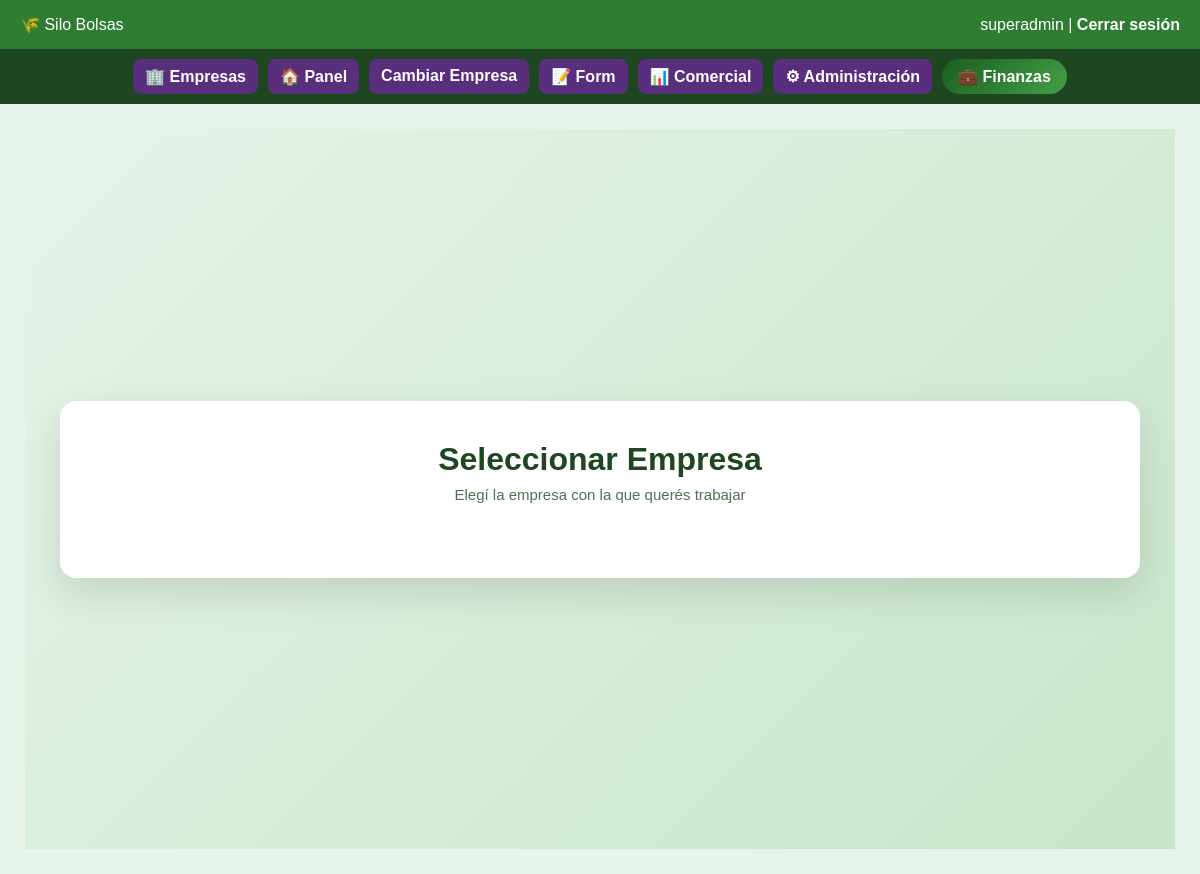
The app's page /panel (signed in), older data.
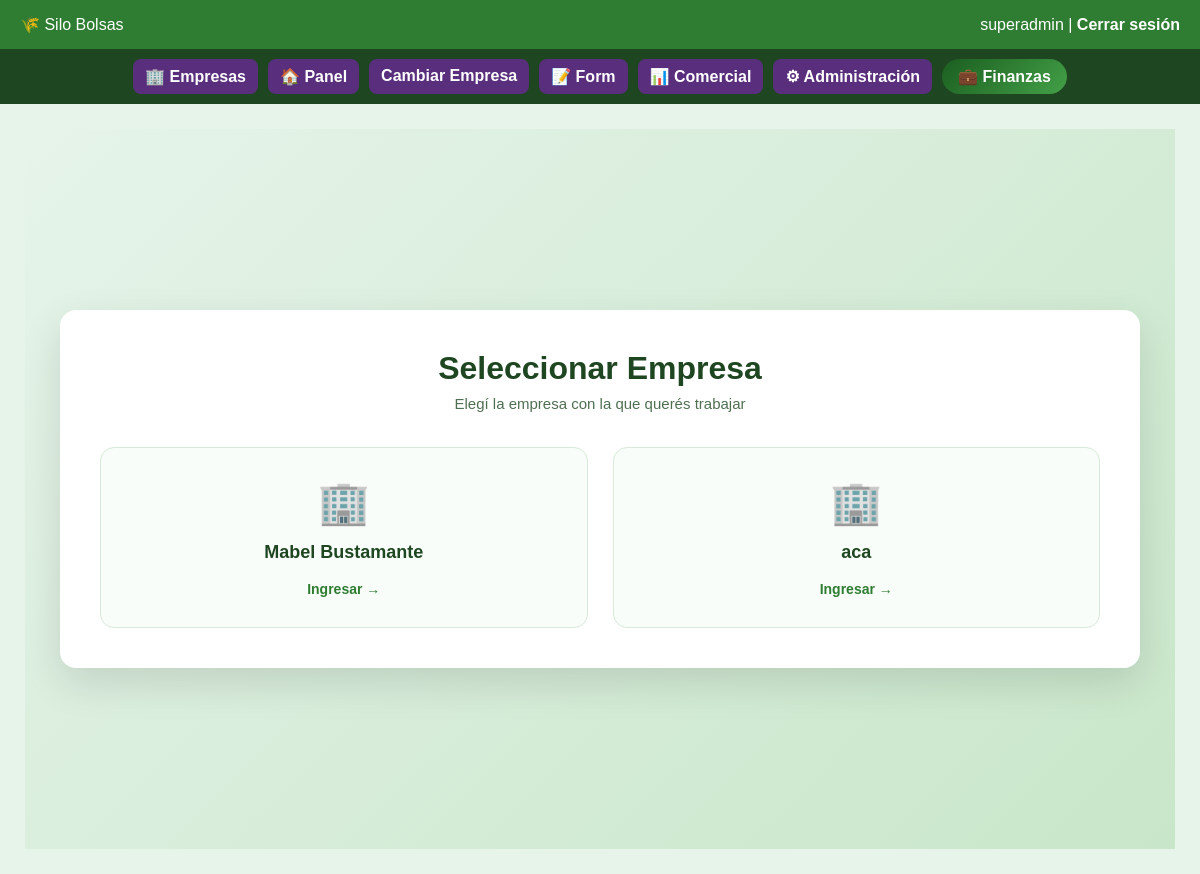
The same page, newer data.
### tables this page shows
CREATE TABLE empresas (
            id INTEGER PRIMARY KEY AUTOINCREMENT,
            nombre TEXT UNIQUE NOT NULL,
            fecha_alta TEXT NOT NULL,
            tipo_contrato TEXT,
            fecha_vencimiento TEXT,
            activa INTEGER DEFAULT 1,
            criterio_futuro TEXT
        );

### panel/routes.py (the view, shortened to what this page needs)
@panel_bp.route("/")
@panel_bp.route("/panel")
@login_required
def panel():
    if not tiene_permiso("panel"):
        return acceso_denegado("panel")
    conn = get_db()
    if current_user.es_superadmin:
        if "empresa_contexto" not in session:
            empresas = conn.execute("""
                SELECT id, nombre
                FROM empresas
                WHERE activa = 1
                ORDER BY nombre
            """).fetchall()
            conn.close()
            return render_template(
                "seleccionar_empresa.html",
                empresas=empresas
            )
        empresa_id = session["empresa_contexto"]
    else:
        empresa_id = current_user.empresa_id

### app.py (called while the page is built, shortened)
@app.context_processor
def inject_permisos():
    return dict(tiene_permiso=tiene_permiso)

@app.context_processor
def inject_estado_contrato():
    empresa_alerta = None
    empresa_vencida = False
    return dict(
        empresa_alerta=empresa_alerta,
        empresa_vencida=empresa_vencida
    )

@app.context_processor
def inject_empresa_contexto():
    empresa_nombre = None
    if current_user.is_authenticated and current_user.es_superadmin:
        empresa_id = empresa_actual()
    return dict(empresa_activa=empresa_nombre)

### auth/models.py (called while the page is built)
    @staticmethod
    def get(user_id):
        conn = get_db()
        row = conn.execute(
            "SELECT * FROM usuarios WHERE id=?",
            (user_id,)
        ).fetchone()
        conn.close()
        if row:
            return User(row)
        return None

### auth/routes.py (called while the page is built)
@login_manager.user_loader
def load_user(user_id):
    return User.get(user_id)

### db.py (called while the page is built)
    def execute(self, query, params=None):
        if not self.es_postgres:
            query = query.replace("%s", "?")
        if params:
            return self.cursor.execute(query, params)
        else:
            return self.cursor.execute(query)

    def close(self):
        return self.conn.close()

### templates/seleccionar_empresa.html (shortened to what this page needs)
{% extends "base.html" %}
{% block contenido %}
<div class="selector-bg">
    <div class="selector-card">
        <div class="selector-header">
            <h1>Seleccionar Empresa</h1>
            <p>Elegí la empresa con la que querés trabajar</p>
        </div>
        <div class="empresa-grid">
            {% for e in empresas %}
            <a href="{{ url_for('panel.seleccionar_empresa', id=e.id) }}"
               class="empresa-card">
                <div class="empresa-icon">🏢</div>
                <div class="empresa-nombre">{{ e.nombre }}</div>
                <div class="empresa-cta">
                    Ingresar →
                </div>
            </a>
            {% endfor %}
        </div>
    </div>
</div>
{% endblock %}

Row changes from the older to the newer data that the page shows:
added empresas: nombre "Mabel Bustamante"
added empresas: nombre "aca"
